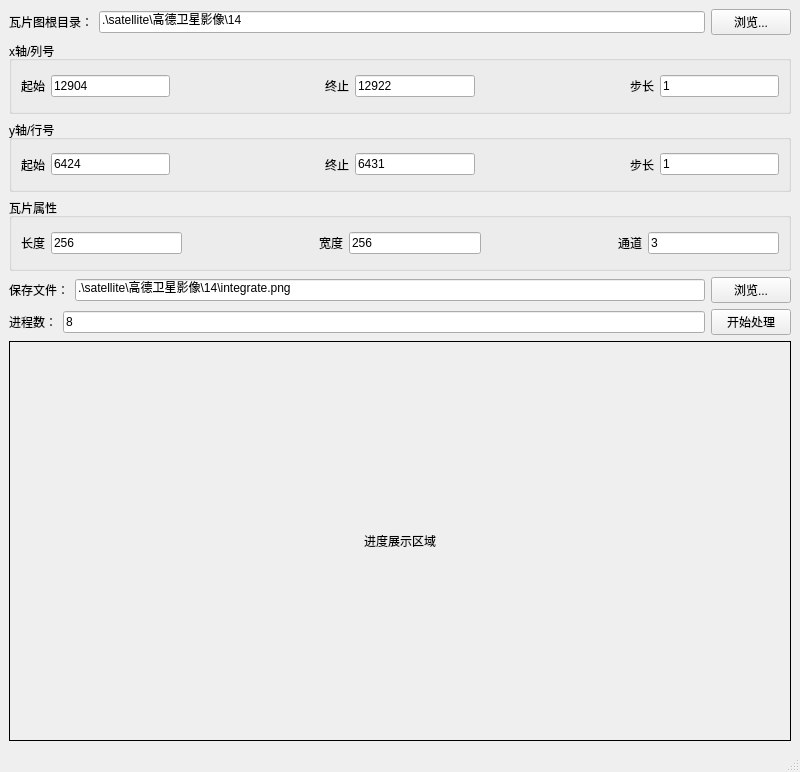
<?xml version="1.0" encoding="UTF-8"?>
<ui version="4.0">
 <class>MainWindow</class>
 <widget class="QMainWindow" name="MainWindow">
  <property name="geometry">
   <rect>
    <x>0</x>
    <y>0</y>
    <width>800</width>
    <height>772</height>
   </rect>
  </property>
  <property name="windowTitle">
   <string>瓦片图合并工具</string>
  </property>
  <widget class="QWidget" name="centralwidget">
   <layout class="QVBoxLayout" name="verticalLayout">
    <item>
     <layout class="QHBoxLayout" name="horizontalLayout_5">
      <item>
       <widget class="QLabel" name="label">
        <property name="text">
         <string>瓦片图根目录：</string>
        </property>
       </widget>
      </item>
      <item>
       <widget class="QLineEdit" name="tileDirEdit">
        <property name="text">
         <string>.\satellite\高德卫星影像\14</string>
        </property>
       </widget>
      </item>
      <item>
       <widget class="QPushButton" name="browseTileDirBtn">
        <property name="text">
         <string>浏览...</string>
        </property>
       </widget>
      </item>
     </layout>
    </item>
    <item>
     <widget class="QGroupBox" name="xAxisGroup">
      <property name="title">
       <string>x轴/列号</string>
      </property>
      <layout class="QHBoxLayout" name="horizontalLayout">
       <item>
        <layout class="QHBoxLayout" name="horizontalLayout_4">
         <item>
          <widget class="QLabel" name="label_2">
           <property name="text">
            <string>起始</string>
           </property>
          </widget>
         </item>
         <item>
          <widget class="QLineEdit" name="xStartEdit">
           <property name="text">
            <string>12904</string>
           </property>
          </widget>
         </item>
        </layout>
       </item>
       <item>
        <spacer name="horizontalSpacer_3">
         <property name="orientation">
          <enum>Qt::Horizontal</enum>
         </property>
         <property name="sizeHint" stdset="0">
          <size>
           <width>40</width>
           <height>20</height>
          </size>
         </property>
        </spacer>
       </item>
       <item>
        <layout class="QHBoxLayout" name="horizontalLayout_7">
         <item>
          <widget class="QLabel" name="label_3">
           <property name="text">
            <string>终止</string>
           </property>
          </widget>
         </item>
         <item>
          <widget class="QLineEdit" name="xEndEdit">
           <property name="text">
            <string>12922</string>
           </property>
          </widget>
         </item>
        </layout>
       </item>
       <item>
        <spacer name="horizontalSpacer_6">
         <property name="orientation">
          <enum>Qt::Horizontal</enum>
         </property>
         <property name="sizeHint" stdset="0">
          <size>
           <width>40</width>
           <height>20</height>
          </size>
         </property>
        </spacer>
       </item>
       <item>
        <layout class="QHBoxLayout" name="horizontalLayout_8">
         <item>
          <widget class="QLabel" name="label_4">
           <property name="text">
            <string>步长</string>
           </property>
          </widget>
         </item>
         <item>
          <widget class="QLineEdit" name="xStepEdit">
           <property name="text">
            <string>1</string>
           </property>
          </widget>
         </item>
        </layout>
       </item>
      </layout>
     </widget>
    </item>
    <item>
     <widget class="QGroupBox" name="yAxisGroup">
      <property name="title">
       <string>y轴/行号</string>
      </property>
      <layout class="QHBoxLayout" name="horizontalLayout_2">
       <item>
        <layout class="QHBoxLayout" name="horizontalLayout_3">
         <item>
          <widget class="QLabel" name="label_5">
           <property name="text">
            <string>起始</string>
           </property>
          </widget>
         </item>
         <item>
          <widget class="QLineEdit" name="yStartEdit">
           <property name="text">
            <string>6424</string>
           </property>
          </widget>
         </item>
        </layout>
       </item>
       <item>
        <spacer name="horizontalSpacer_4">
         <property name="orientation">
          <enum>Qt::Horizontal</enum>
         </property>
         <property name="sizeHint" stdset="0">
          <size>
           <width>40</width>
           <height>20</height>
          </size>
         </property>
        </spacer>
       </item>
       <item>
        <layout class="QHBoxLayout" name="horizontalLayout_9">
         <item>
          <widget class="QLabel" name="label_6">
           <property name="text">
            <string>终止</string>
           </property>
          </widget>
         </item>
         <item>
          <widget class="QLineEdit" name="yEndEdit">
           <property name="text">
            <string>6431</string>
           </property>
          </widget>
         </item>
        </layout>
       </item>
       <item>
        <spacer name="horizontalSpacer_5">
         <property name="orientation">
          <enum>Qt::Horizontal</enum>
         </property>
         <property name="sizeHint" stdset="0">
          <size>
           <width>40</width>
           <height>20</height>
          </size>
         </property>
        </spacer>
       </item>
       <item>
        <layout class="QHBoxLayout" name="horizontalLayout_10">
         <item>
          <widget class="QLabel" name="label_7">
           <property name="text">
            <string>步长</string>
           </property>
          </widget>
         </item>
         <item>
          <widget class="QLineEdit" name="yStepEdit">
           <property name="text">
            <string>1</string>
           </property>
          </widget>
         </item>
        </layout>
       </item>
      </layout>
     </widget>
    </item>
    <item>
     <widget class="QGroupBox" name="groupBox_2">
      <property name="title">
       <string>瓦片属性</string>
      </property>
      <layout class="QHBoxLayout" name="horizontalLayout_11">
       <item>
        <widget class="QLabel" name="label_10">
         <property name="text">
          <string>长度</string>
         </property>
        </widget>
       </item>
       <item>
        <widget class="QLineEdit" name="tileLengthLineEdit">
         <property name="text">
          <string>256</string>
         </property>
        </widget>
       </item>
       <item>
        <spacer name="horizontalSpacer">
         <property name="orientation">
          <enum>Qt::Horizontal</enum>
         </property>
         <property name="sizeHint" stdset="0">
          <size>
           <width>40</width>
           <height>20</height>
          </size>
         </property>
        </spacer>
       </item>
       <item>
        <widget class="QLabel" name="label_11">
         <property name="text">
          <string>宽度</string>
         </property>
        </widget>
       </item>
       <item>
        <widget class="QLineEdit" name="tileWidthLineEdit">
         <property name="text">
          <string>256</string>
         </property>
        </widget>
       </item>
       <item>
        <spacer name="horizontalSpacer_2">
         <property name="orientation">
          <enum>Qt::Horizontal</enum>
         </property>
         <property name="sizeHint" stdset="0">
          <size>
           <width>40</width>
           <height>20</height>
          </size>
         </property>
        </spacer>
       </item>
       <item>
        <widget class="QLabel" name="label_7">
         <property name="text">
          <string>通道</string>
         </property>
        </widget>
       </item>
       <item>
        <widget class="QLineEdit" name="tileChannelsLineEdit">
         <property name="text">
          <string>3</string>
         </property>
        </widget>
       </item>
      </layout>
     </widget>
    </item>
    <item>
     <layout class="QHBoxLayout" name="horizontalLayout_6">
      <item>
       <widget class="QLabel" name="label_8">
        <property name="text">
         <string>保存文件：</string>
        </property>
       </widget>
      </item>
      <item>
       <widget class="QLineEdit" name="saveFileEdit">
        <property name="text">
         <string>.\satellite\高德卫星影像\14\integrate.png</string>
        </property>
       </widget>
      </item>
      <item>
       <widget class="QPushButton" name="browseSaveFileBtn">
        <property name="text">
         <string>浏览...</string>
        </property>
       </widget>
      </item>
     </layout>
    </item>
    <item>
     <layout class="QHBoxLayout" name="horizontalLayout_12">
      <item>
       <widget class="QLabel" name="label_9">
        <property name="text">
         <string>进程数：</string>
        </property>
       </widget>
      </item>
      <item>
       <widget class="QLineEdit" name="nProcEdit">
        <property name="text">
         <string>8</string>
        </property>
       </widget>
      </item>
      <item>
       <widget class="QPushButton" name="processBtn">
        <property name="text">
         <string>开始处理</string>
        </property>
       </widget>
      </item>
     </layout>
    </item>
    <item>
     <widget class="QLabel" name="imageLabel">
      <property name="minimumSize">
       <size>
        <width>300</width>
        <height>400</height>
       </size>
      </property>
      <property name="frameShape">
       <enum>QFrame::Box</enum>
      </property>
      <property name="text">
       <string>进度展示区域</string>
      </property>
      <property name="alignment">
       <set>Qt::AlignCenter</set>
      </property>
     </widget>
    </item>
   </layout>
  </widget>
  <widget class="QStatusBar" name="statusbar"/>
 </widget>
 <resources/>
 <connections/>
</ui>
